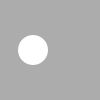
Frame 1 (no input)
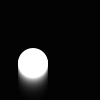
Frame 60 (the mouse pressed at the canvas centre just before this capture)
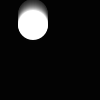
Frame 120 (the mouse held since frame 60 and released just before this capture)

The Processing sketch that drew these frames (run headless with seeded random() and noise(); from frame 60 on, the mouse is pressed at the canvas centre):

// Processing sketch: B
// ── B.pde
float y = 50.0;
float speed = 1.0;
float radius = 15.0;
int direction = 1;

void setup() { 
  size(100, 100); 
  smooth(); 
  noStroke(); 
  ellipseMode(RADIUS);
  
}

void draw() 
{
  fill(0, 40);
  rect(0, 0, width, height);
  fill(255);
  ellipse(33, y, radius, radius);
  y += speed * direction;
  if ((y > height-radius) || (y < radius)) {
                  direction = -direction;
  }
}
